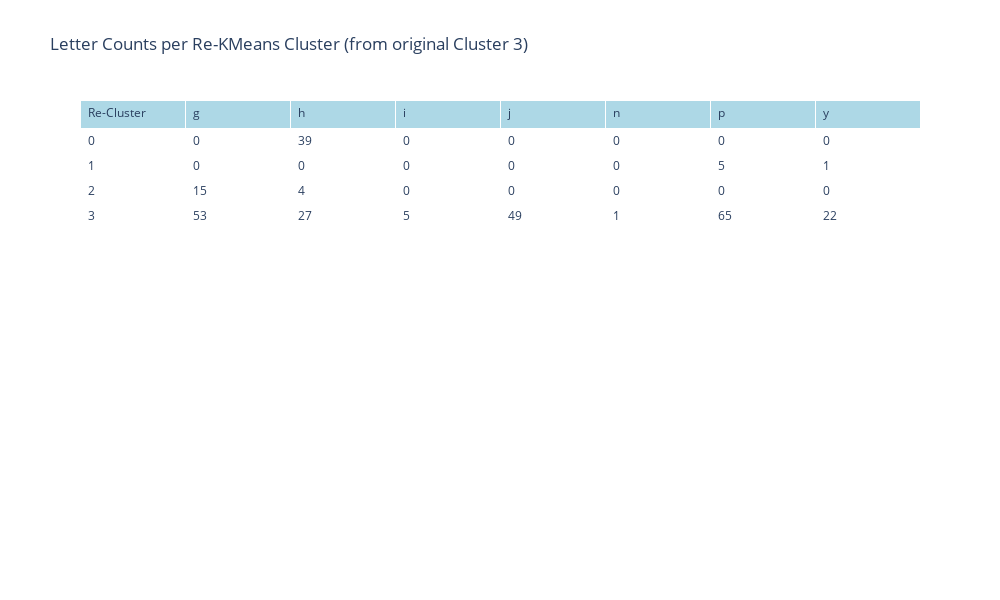

Notebook cell for this chart:
### Code cell
# --- Assume X and y (original numeric labels 1-26) are defined ---
# For demonstration, let's create dummy X and y for reproducibility
# In your actual code, X and y would be your ASL handshape features and original labels.
# Example:
# X = np.random.rand(100, 10) # 100 samples, 10 features
# y = np.random.randint(1, 27, 100) # 100 labels, numbers from 1 to 26

# Ensure y_letters is a list of actual letters (e.g., 'A', 'B', 'C')
y_letters = [chr(n + 64) for n in y] if np.issubdtype(np.array(y).dtype, np.number) else y

# Initial KMeans clustering (as in your original code)
kmeans = KMeans(n_clusters=4, random_state=42, n_init='auto')
kmeans.fit(X)
cluster_labels = kmeans.labels_

# --- Isolate Category 3 ---
cluster_3_indices = np.where(cluster_labels == 3)[0]
X_cluster_3 = X[cluster_3_indices]
y_letters_cluster_3 = [y_letters[i] for i in cluster_3_indices]

print(f"Number of samples in original Cluster 3: {len(X_cluster_3)}")

# --- Re-cluster Category 3 (as in previous response) ---
kmeans_recluster = KMeans(n_clusters=4, random_state=42, n_init='auto')
kmeans_recluster.fit(X_cluster_3)
re_cluster_labels = kmeans_recluster.labels_

pca_recluster = PCA(n_components=2)
X_pca_recluster = pca_recluster.fit_transform(X_cluster_3)

df_recluster = pd.DataFrame({'cluster': re_cluster_labels, 'letter': y_letters_cluster_3})
count_table_recluster = pd.crosstab(df_recluster['cluster'], df_recluster['letter'])

fig_recluster = go.Figure(data=[go.Table(
    header=dict(
        values=["Re-Cluster"] + list(count_table_recluster.columns),
        fill_color='lightblue',
        align='left'
    ),
    cells=dict(
        values=[count_table_recluster.index] + [count_table_recluster[col].tolist() for col in count_table_recluster.columns],
        fill_color='white',
        align='left',
        height=25
    )
)])

fig_recluster.update_layout(
    title="Letter Counts per Re-KMeans Cluster (from original Cluster 3)",
    height=600,
    width=1000
)

fig_recluster.show()

# --- Elbow Method for X_cluster_3 ---
# Determine a range of K values to test
max_k = min(10, len(X_cluster_3) - 1) # Don't test more clusters than data points - 1
if max_k < 2:
    print("Not enough data points in X_cluster_3 to run Elbow Method with multiple clusters.")
else:
    k_range = range(1, max_k + 1)
    wcss = [] # List to store Within-Cluster Sum of Squares

    print("\nRunning Elbow Method for X_cluster_3...")
    for k in k_range:
        kmeans_elbow = KMeans(n_clusters=k, random_state=42, n_init='auto')
        kmeans_elbow.fit(X_cluster_3)
        wcss.append(kmeans_elbow.inertia_) # inertia_ is the WCSS

    # Plotting the Elbow Method results using Matplotlib
    plt.figure(figsize=(10, 6))
    plt.plot(k_range, wcss, marker='o', linestyle='--')
    plt.title('Elbow Method for Optimal K (on Re-clustered Data from Original Cluster 3)')
    plt.xlabel('Number of Clusters (K)')
    plt.ylabel('Within-Cluster Sum of Squares (WCSS)')
    plt.xticks(list(k_range))
    plt.grid(True)
    plt.show()

    print("\nInterpretation of Elbow Method:")
    print("Look for the 'elbow' point in the graph where the rate of decrease in WCSS significantly slows down.")
    print("This point often indicates the optimal number of clusters (K).")

### Figure 1 — Plotly figure (JSON) as saved in the notebook; plotly's stock layout.template omitted (floating-point values rounded to 4 significant figures)
{"data": [{"cells": {"align": "left", "fill": {"color": "white"}, "height": 25, "values": [[0, 1, 2, 3], [0, 0, 15, 53], [39, 0, 4, 27], [0, 0, 0, 5], [0, 0, 0, 49], [0, 0, 0, 1], [0, 5, 0, 65], [0, 1, 0, 22]]}, "header": {"align": "left", "fill": {"color": "lightblue"}, "values": ["Re-Cluster", "g", "h", "i", "j", "n", "p", "y"]}, "type": "table"}], "layout": {"height": 600, "title": {"text": "Letter Counts per Re-KMeans Cluster (from original Cluster 3)"}, "width": 1000}}
